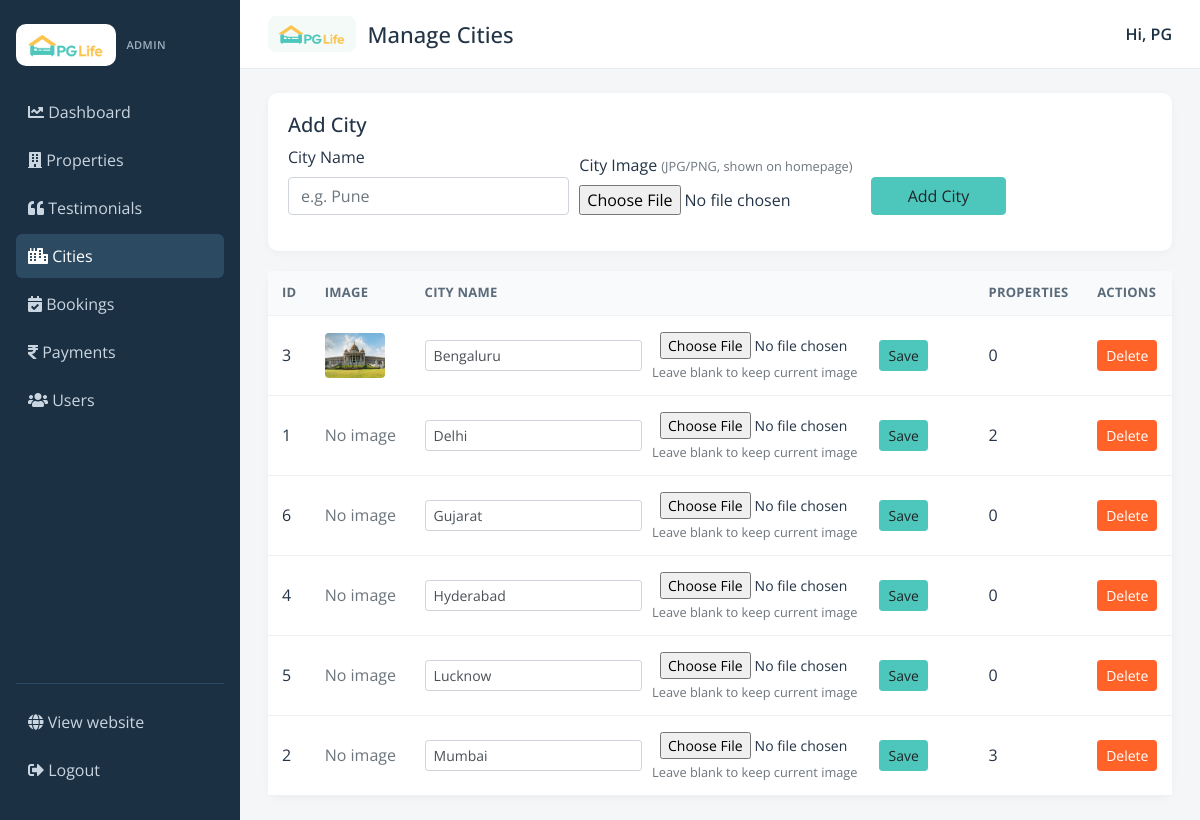
/admin/cities.php (signed in), run on the app's committed database.
### tables this page shows
CREATE TABLE `cities` (
  `id` int(11) NOT NULL AUTO_INCREMENT,
  `name` varchar(100) NOT NULL,
  `image_path` varchar(500) DEFAULT NULL,
  PRIMARY KEY (`id`),
  UNIQUE KEY `name` (`name`)
);

### admin/cities.php (the view, shortened to what this page needs)
<?php
require "_header.php";
$cities = mysqli_query($con, "SELECT c.id, c.name, c.image_path, COUNT(p.id) AS property_count FROM cities c LEFT JOIN properties p ON p.city_id = c.id GROUP BY c.id, c.name, c.image_path ORDER BY c.name");
?>
<div class="admin-form">
  <h5>Add City</h5>
  <form class="js-admin-form" action="<?php echo BASE_URL; ?>/api/admin_cities.php" method="POST" enctype="multipart/form-data">
    <div class="form-row align-items-end">
      <div class="form-group col-md-4">
        <label>City Name</label>
        <input class="form-control" name="name" placeholder="e.g. Pune" required>
      </div>
      <div class="form-group col-md-4">
        <label>City Image <small class="text-muted">(JPG/PNG, shown on homepage)</small></label>
        <input class="form-control-file" type="file" name="image" accept="image/*">
      </div>
      <div class="form-group col-md-2">
        <button class="btn btn-primary btn-block" type="submit">Add City</button>
      </div>
    </div>
  </form>
</div>
<table class="admin-table">
  <thead>
    <tr>
      <th>ID</th>
      <th>Image</th>
      <th>City Name</th>
      <th>Properties</th>
      <th>Actions</th>
    </tr>
  </thead>
  <tbody>
  <?php while ($city = mysqli_fetch_assoc($cities)) { ?>
    <tr>
      <td><?php echo intval($city["id"]); ?></td>
      <td>
        <?php if (!empty($city["image_path"])): ?>
          <img src="<?php echo BASE_URL . '/' . htmlspecialchars($city["image_path"]); ?>"
               alt="<?php echo htmlspecialchars($city["name"]); ?>"
               style="width:60px;height:45px;object-fit:cover;border-radius:4px;">
        <?php else: ?>
          <span class="text-muted">No image</span>
        <?php endif; ?>
      </td>
      <td>
        <form class="js-admin-form" action="<?php echo BASE_URL; ?>/api/admin_cities.php" method="POST" enctype="multipart/form-data">
          <div class="form-row align-items-center">
            <div class="col-md-5">
              <input class="form-control form-control-sm" name="name" value="<?php echo htmlspecialchars($city["name"]); ?>" required>
            </div>
            <div class="col-md-5">
              <input class="form-control-file form-control-sm" type="file" name="image" accept="image/*">
              <small class="text-muted">Leave blank to keep current image</small>
            </div>
            <div class="col-md-2">
              <button class="btn btn-sm btn-primary" type="submit">Save</button>
            </div>
          </div>
        </form>
      </td>
      <td><?php echo intval($city["property_count"]); ?></td>
      <td>
        <form class="js-admin-form" action="<?php echo BASE_URL; ?>/api/admin_cities.php" method="POST" data-confirm="Delete this city?">
          <button class="btn btn-sm btn-danger" type="submit">Delete</button>
        </form>
      </td>
    </tr>
  <?php } ?>
  </tbody>
</table>
<?php require "_footer.php"; ?>

### css/admin.css (style rules this page uses)
.admin-table { width: 100%; min-width: 720px; background: #fff; border-radius: 10px; border-collapse: collapse; box-shadow: 0 2px 8px rgba(0, 0, 0, 0.04); }
.admin-table th, .admin-table td { padding: 12px 14px; border-bottom: 1px solid #eef2f5; vertical-align: middle; background: #fff; }
.admin-table thead th { background: #f8fafb; font-size: 13px; text-transform: uppercase; letter-spacing: 0.02em; color: #5b6b7a; white-space: nowrap; }
.admin-form { background: #fff; padding: 20px; border-radius: 10px; margin-bottom: 20px; box-shadow: 0 2px 8px rgba(0, 0, 0, 0.04); }

### data on the page
cities: id "3", image_path (picture), name "Bengaluru", property_count "0"
cities: id "1", shows "No image", name "Delhi", property_count "2"
cities: id "6", shows "No image", name "Gujarat", property_count "0"
cities: id "4", shows "No image", name "Hyderabad", property_count "0"
cities: id "5", shows "No image", name "Lucknow", property_count "0"
cities: id "2", shows "No image", name "Mumbai", property_count "3"

### other printed values
$admin_title "Manage Cities"
explode(" ", $_SESSION["full_name"])[0] "PG"
